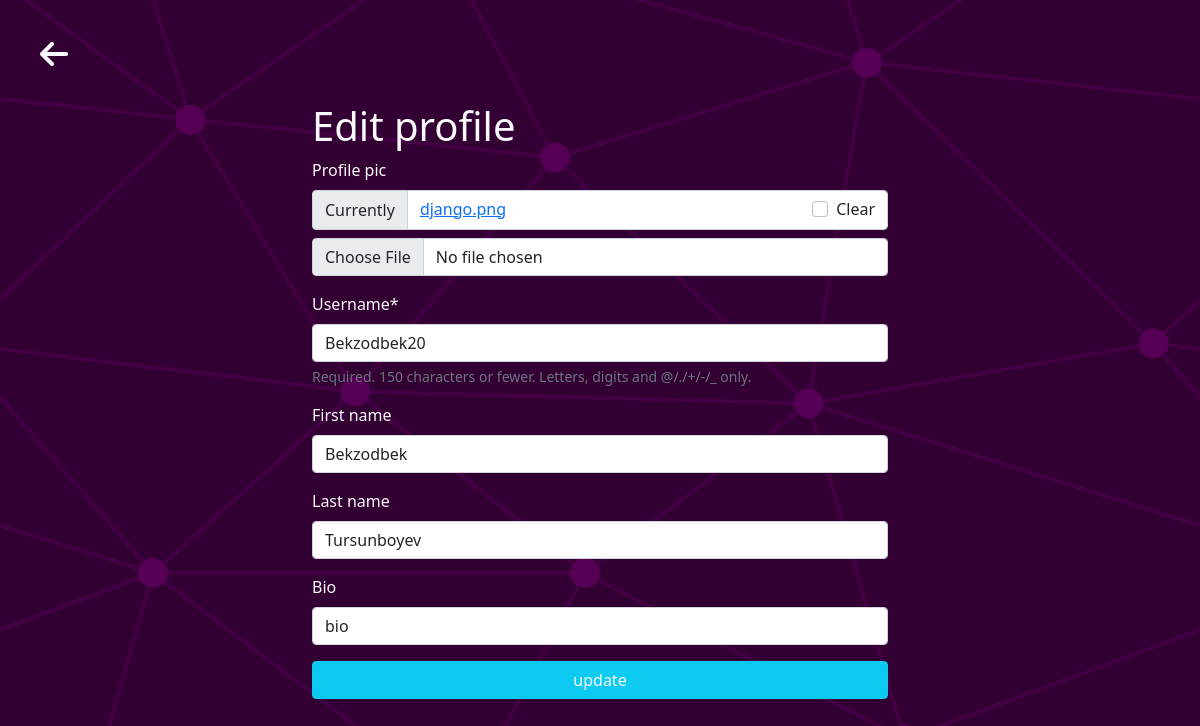
The page /edit_profile/ (signed in) on the database as committed earlier.
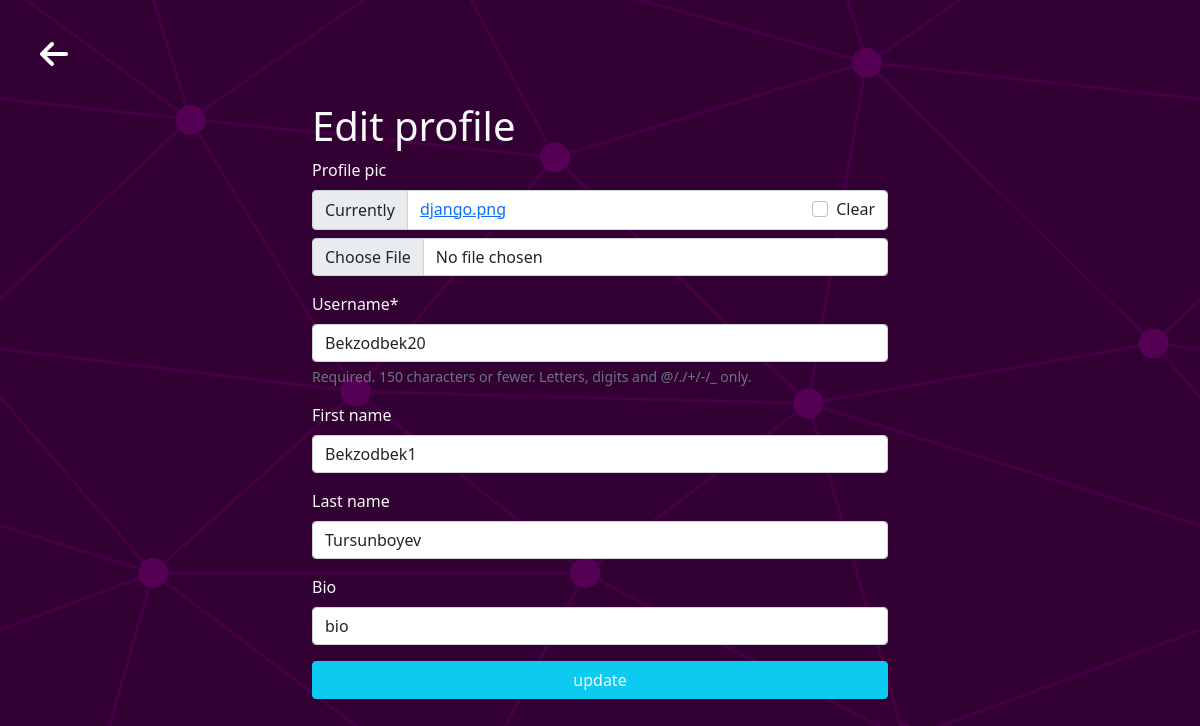
The same page on the database as committed later.
### search/models.py (models this page shows)
class MyUser(AbstractUser):
    is_organiser = models.BooleanField(default=False)
    is_agent = models.BooleanField(default=False)
    profile_pic = models.ImageField(null=True, blank=True)
    bio = models.CharField(max_length=70, null=True, blank=True)
    class Meta:
        verbose_name = 'My User'
        verbose_name_plural = 'User'

### search/views.py (the view)
# urls.py: path("edit_profile/", Edit_profile.as_view(), name="edit_profile"),
class Edit_profile(generic.UpdateView):
    form_class = User_change
    template_name = "profile/edit_profile.html"
    success_url = reverse_lazy('app:profile')
    def get_object(self):
        return self.request.user

### search/form.py
class User_change(UserChangeForm):
    class Meta:
        model = MyUser
        fields = ('profile_pic', 'username', 'first_name', 'last_name', 'bio')

### templates/profile/edit_profile.html (shortened to what this page needs)
{% load crispy_forms_tags %}
<!DOCTYPE html>
<html lang="en">
<head>
    <link rel="stylesheet" href="https://cdnjs.cloudflare.com/ajax/libs/font-awesome/6.1.1/css/all.min.css">
    <link href="https://cdn.jsdelivr.net/npm/bootstrap@5.0.2/dist/css/bootstrap.min.css" rel="stylesheet"
>
</head>
<body>
    <a class="gohome" href="{% url 'app:home' %}"><i class="fa-solid fa-arrow-left"></i></a>
    <div class="container text-light" style="width: 600px;">
        <h1>Edit profile</h1>
        <form method="post" enctype="multipart/form-data">
           <div id="owerflow">
            {{ form|crispy }}
           </div>
            <button type="submit" class="btn btn-info w-100 text-center text-light">update</button>
        </form>
    </div>
</body>
</html>

Rows that differ between the two databases and show on the page:
changed MyUser "Bekzodbek20": first_name "Bekzodbek" → "Bekzodbek1"
